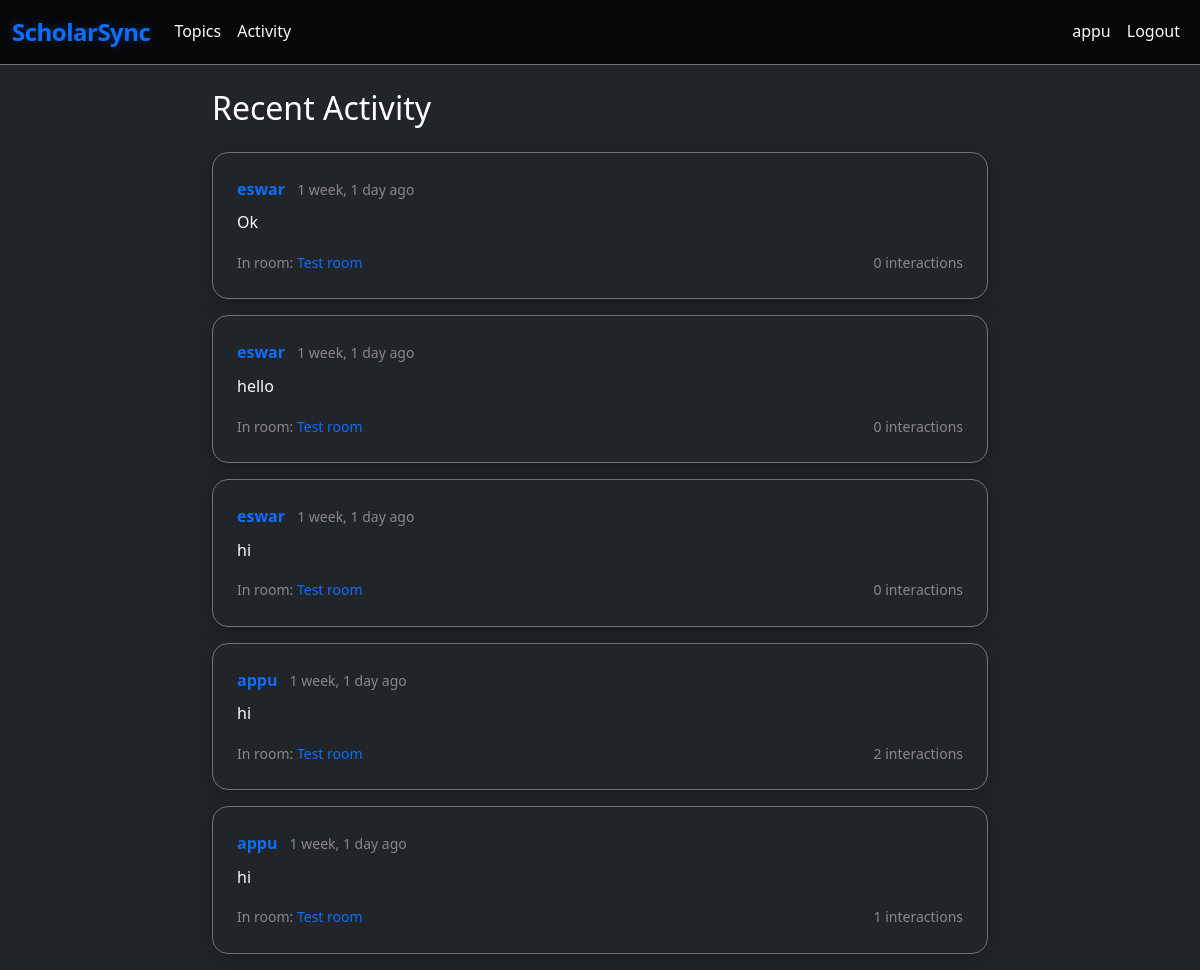
Before: /activity/ (signed in) with the older database file.
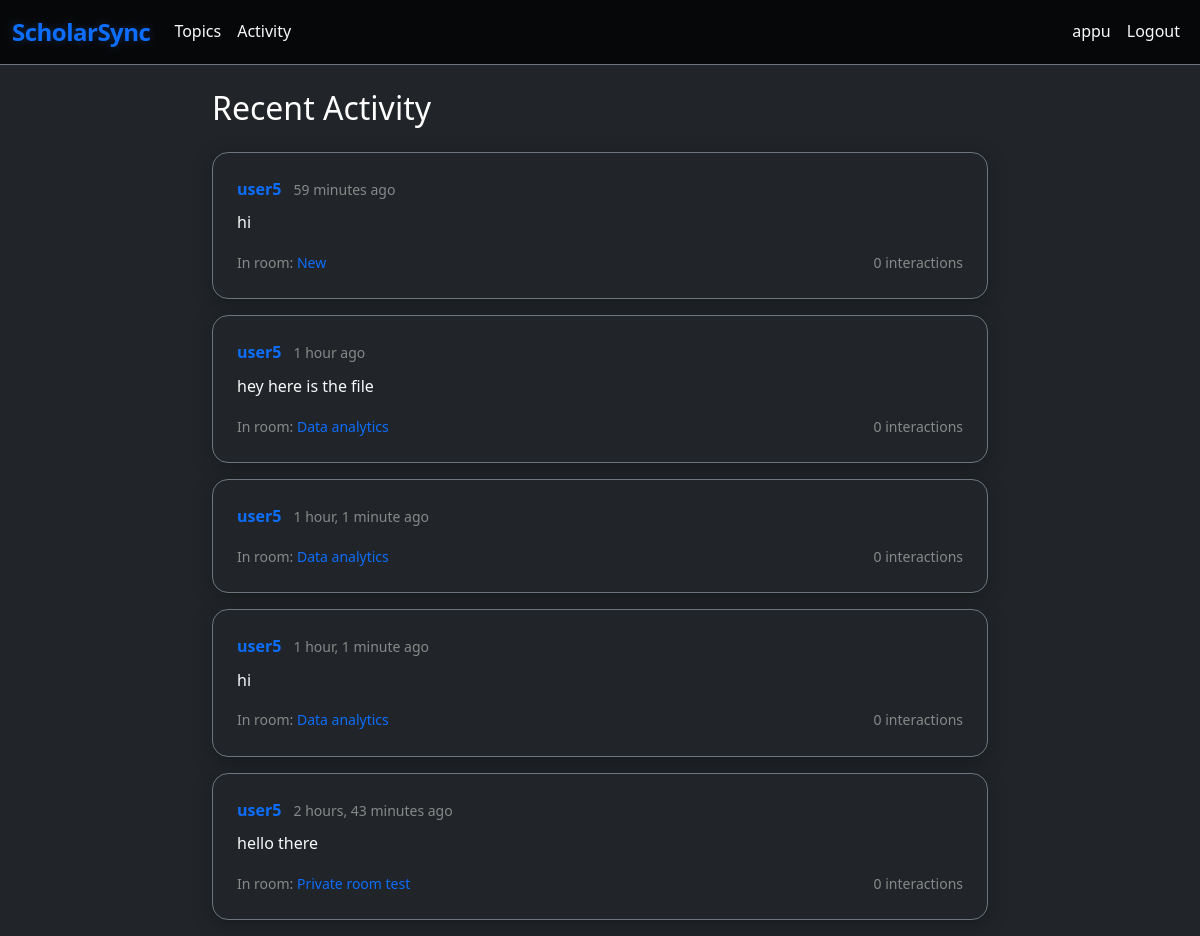
After: the same page with the newer database file.
### base/models.py (models this page shows, shortened)
class Message(models.Model):
    user = models.ForeignKey(User, on_delete=models.CASCADE)
    room = models.ForeignKey(Room, on_delete=models.CASCADE)
    body = models.TextField()
    file_attachment = models.FileField(upload_to=get_file_path, null=True, blank=True)
    file_name = models.CharField(max_length=255, blank=True, null=True)
    file_type = models.CharField(max_length=20, blank=True, null=True)  # image, audio, video, document
    updated = models.DateTimeField(auto_now=True)
    created = models.DateTimeField(auto_now_add=True)
    class Meta:
        ordering = ['-created']

class Room(models.Model):
    host = models.ForeignKey(User, on_delete=models.SET_NULL, null=True)
    topic = models.ForeignKey(Topic, on_delete=models.SET_NULL, null=True)
    name = models.CharField(max_length=200)
    description = models.TextField(null=True, blank=True)
    participants = models.ManyToManyField(User, related_name='participants', blank=True)
    updated = models.DateTimeField(auto_now=True)
    created = models.DateTimeField(auto_now_add=True)
    is_active = models.BooleanField(default=True)
    max_participants = models.IntegerField(default=50)
    study_type = models.CharField(max_length=50, choices=[
        ('quiet', 'Quiet Study'),
        ('discussion', 'Discussion'),
        ('teaching', 'Teaching/Tutoring'),
    ], default='discussion')
    is_private = models.BooleanField(default=False)
    private_id = models.CharField(max_length=8, blank=True, null=True)
    private_password = models.CharField(max_length=20, blank=True, null=True)
    class Meta:
        ordering = ['-updated', '-created']

### base/views.py (the view)
# urls.py: path('activity/', views.activityPage, name="activity"),
@login_required(login_url='login')
def activityPage(request):
    room_messages = Message.objects.all()[0:5]
    return render(request, 'base/activity.html', {'room_messages': room_messages})

### templates/base/activity.html (shortened to what this page needs)
<!DOCTYPE html>
<html>
<head>
    <link href="https://cdn.jsdelivr.net/npm/bootstrap@5.1.3/dist/css/bootstrap.min.css" rel="stylesheet">
    <link rel="stylesheet" href="/static/css/style.css">
</head>
<body class="bg-dark">
    <nav class="navbar navbar-expand-lg navbar-dark bg-black border-bottom border-secondary">
        <div class="container">
            <a class="navbar-brand fw-bold text-primary" href="{% url 'home' %}">ScholarSync</a>
            <div class="collapse navbar-collapse" id="navbarNav">
                <ul class="navbar-nav me-auto">
                    <li class="nav-item">
                        <a class="nav-link text-light" href="{% url 'topics' %}">Topics</a>
                    </li>
                    <li class="nav-item">
                        <a class="nav-link active text-light" href="{% url 'activity' %}">Activity</a>
                    </li>
                </ul>
                <ul class="navbar-nav">
                    {% if request.user.is_authenticated %}
                        <li class="nav-item">
                            <a class="nav-link text-light" href="{% url 'update-user' %}">{{request.user.username}}</a>
                        </li>
                        <li class="nav-item">
                            <a class="nav-link text-light" href="{% url 'logout' %}">Logout</a>
                        </li>
                    {% endif %}
                </ul>
            </div>
        </div>
    </nav>
    <div class="container mt-4">
        <div class="row">
            <div class="col-md-8 offset-md-2">
                <h2 class="text-white mb-4">Recent Activity</h2>
                {% for message in room_messages %}
                    <div class="card bg-dark border-secondary mb-3">
                        <div class="card-body">
                            <div class="d-flex justify-content-between">
                                <div>
                                    <strong>
                                        <a href="{% url 'user-profile' message.user.id %}" class="text-primary text-decoration-none">
                                            {{ message.user.username }}
                                        </a>
                                    </strong>
                                    <small class="text-muted ms-2">{{ message.created|timesince }} ago</small>
                                </div>
                            </div>
                            <p class="text-light mt-2">{{ message.body }}</p>
                            <div class="d-flex justify-content-between">
                                <small class="text-muted">In room: <a href="{% url 'room' message.room.id %}" class="text-primary text-decoration-none">{{ message.room.name }}</a></small>
                                <small class="text-muted">{{ message.votes.count }} interactions</small>
                            </div>
                        </div>
                    </div>
                {% empty %}
                    <div class="alert alert-info bg-dark border-info text-info">
                        No recent activity.
                    </div>
                {% endfor %}
            </div>
        </div>
    </div>
</body>
</html>

Changed rows visible on the page:
no longer on this page (row unchanged): Message: user.username "eswar", created "1 week, 1 day", body "Ok", room.name "Test room", votes.count "0"
no longer on this page (row unchanged): Message: user.username "eswar", created "1 week, 1 day", body "hello", room.name "Test room", votes.count "0"
no longer on this page (row unchanged): Message: user.username "eswar", created "1 week, 1 day", body "hi", room.name "Test room", votes.count "0"
no longer on this page (row unchanged): Message: user.username "appu", created "1 week, 1 day", body "hi", room.name "Test room", votes.count "2"
no longer on this page (row unchanged): Message: user.username "appu", created "1 week, 1 day", body "hi", room.name "Test room", votes.count "1"
added Message: user.username "user5", created "59 minutes", body "hi", room.name "New", votes.count "0"
added Message: user.username "user5", created "1 hour", body "hey here is the file", room.name "Data analytics", votes.count "0"
added Message: user.username "user5", created "1 hour, 1 minute", room.name "Data analytics", votes.count "0"
added Message: user.username "user5", created "1 hour, 1 minute", body "hi", room.name "Data analytics", votes.count "0"
added Message: user.username "user5", created "2 hours, 43 minutes", body "hello there", room.name "Private room test", votes.count "0"
